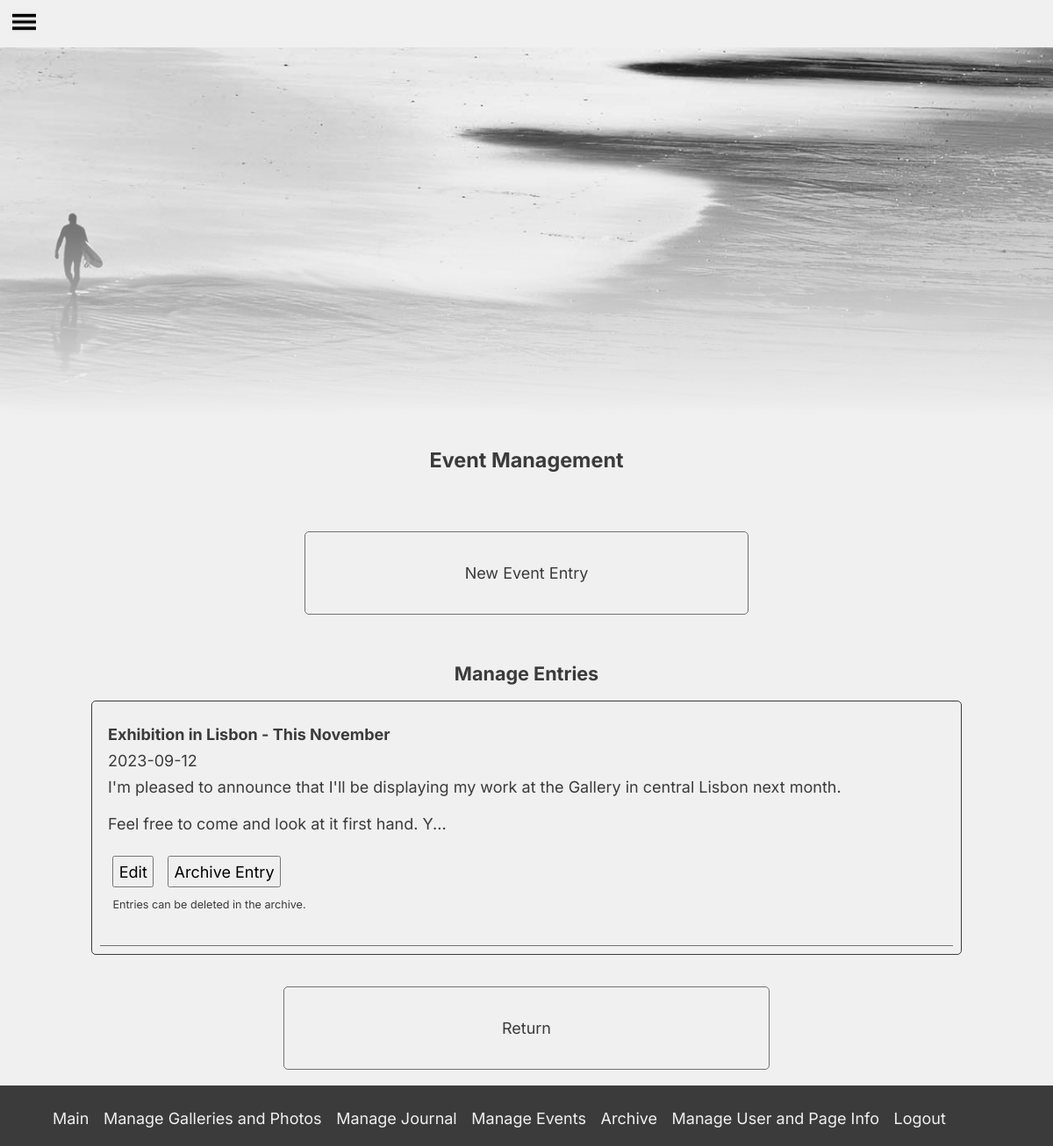
/ar_mngt?artp=event (signed in), run on an earlier commit of the app's database.
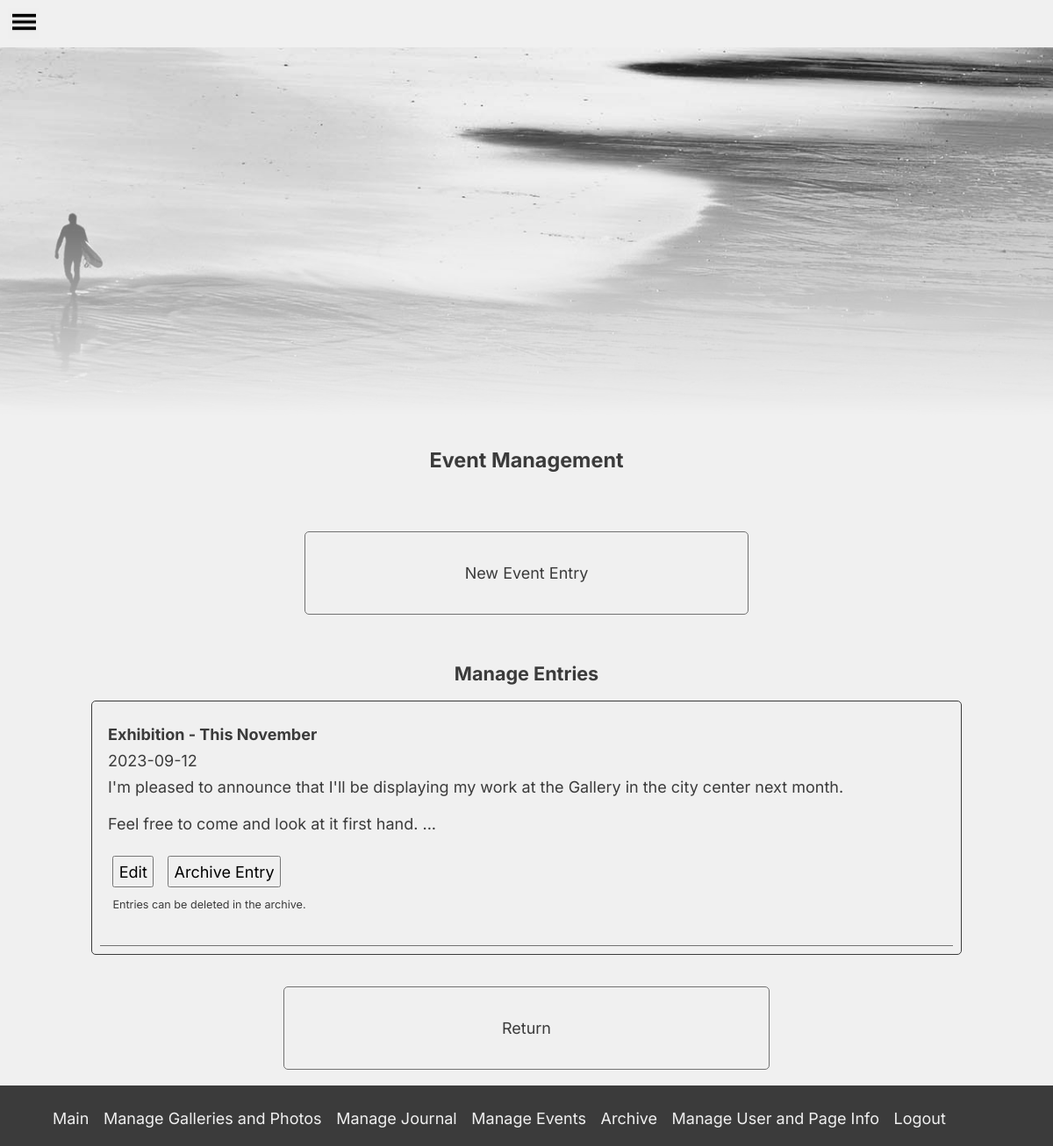
And on a later commit of the database.
### tables this page shows
CREATE TABLE articles (
    id INTEGER PRIMARY KEY AUTOINCREMENT,
    type TEXT NOT NULL,
    title TEXT NOT NULL,
    date DATE NOT NULL DEFAULT CURRENT_TIMESTAMP,
    content TEXT NOT NULL,
    archived BOOL NOT NULL,
    link TEXT,
    image INT
);

### app.py (the view, shortened to what this page needs)
@app.route("/ar_mngt", methods=["GET", "POST"])
@login_required
def ar_mngmt():
    if request.args.get('artp', ''):
        ar_type = request.args.get('artp', '')
        conn = get_db_connection()
        entries = conn.execute('SELECT id, title, date, content \
                               FROM articles \
                               WHERE type = ? AND archived = 0 \
                               ORDER BY date DESC;', (ar_type,)).fetchall()
        conn.close()
    else:
        ar_type: None
        entries: None
    if request.method == "GET":
        if ar_type not in ['journal', 'event']:
            flash('Error - Undefined article type')
            return redirect('/mngmt_main'), 400
        if entries:
            for row in entries:
                if len(row['content'])>150:
                    row['content'] = row['content'][:150]+"..."
        return render_template("ar_mngt.html",
                            pageinfo = page_info,
                            journal = journal_exist,
                            events = events_exist,
                            galls = gall_nav,
                            entries = entries,
                            ar_type = ar_type)

### back.py (called while the page is built)
def dict_factory(cursor, row):
    d = {}
    for idx, col in enumerate(cursor.description):
        d[col[0]] = row[idx]
    return d

def get_db_connection():
    conn = sqlite3.connect('photowebapp.db')
    conn.row_factory = dict_factory
    return conn

def login_required(f):
    @wraps(f)
    def decorated_function(*args, **kwargs):
        if session.get("user_id") is None:
            return redirect("/login")
        return f(*args, **kwargs)
    return decorated_function

### front.py (called while the page is built)
def date(value):
    return value[:10]

def capital(text):
    return text.capitalize()

### templates/ar_mngt.html (shortened to what this page needs)
{% extends "be_layout.html" %}
{% block main %}
<div class="mngt_container">
    <h4 style="text-decoration: none;">{{ ar_type | capital }} Management</h4>
    <br/>
    <br/>
    <ul>
        <a href="/ar_new?artp={{ ar_type }}"><li class="limngt">New {{ ar_type | capital }} Entry</li></a>
    </ul>
</div>
<div class="mngt_container">
    <h1>Manage Entries</h1>
    {% if entries %}
    <div class="entriesmng">
        {% for row in entries %}
        <div class="artmngcontainer">
            <h1 style="font-size: 1em;">{{ row.title }}</h1>
            <p>{{ row.date | date }}</p>
            <p>{{ row.content }}</p>
            <br/>
            <form method="post">
                <button class="mngbutton" type="submit" name="edit" formaction="/ar_mngt?action=1">Edit</button>
                <button class="mngbutton" type="submit" name="archive" formaction="/ar_mngt?action=2">Archive Entry</button>
                <p style="font-size: 0.7em; margin-left: 0.3rem;">Entries can be deleted in the archive.</p>
            </form>
            <br/>
        </div>
        {% endfor %}
    </div>
    {% else %}
        <h5>No entries to display</h5>
    {% endif %}
</div>
<ul>
    <a href="/management"><li class="limngt">Return</li></a>
</ul>
{% endblock %}

What changed in the data, as far as the page shows it:
changed articles "Event": title "Exhibition in Lisbon - This November" → "Exhibition - This November"; content "I'm pleased to announce that I'll be displaying my work at the Gallery in central Lisbon next month. Feel free to come and look at it first hand. Y..." → "I'm pleased to announce that I'll be displaying my work at the Gallery in the city center next month. Feel free to come and look at it first hand. ..."
